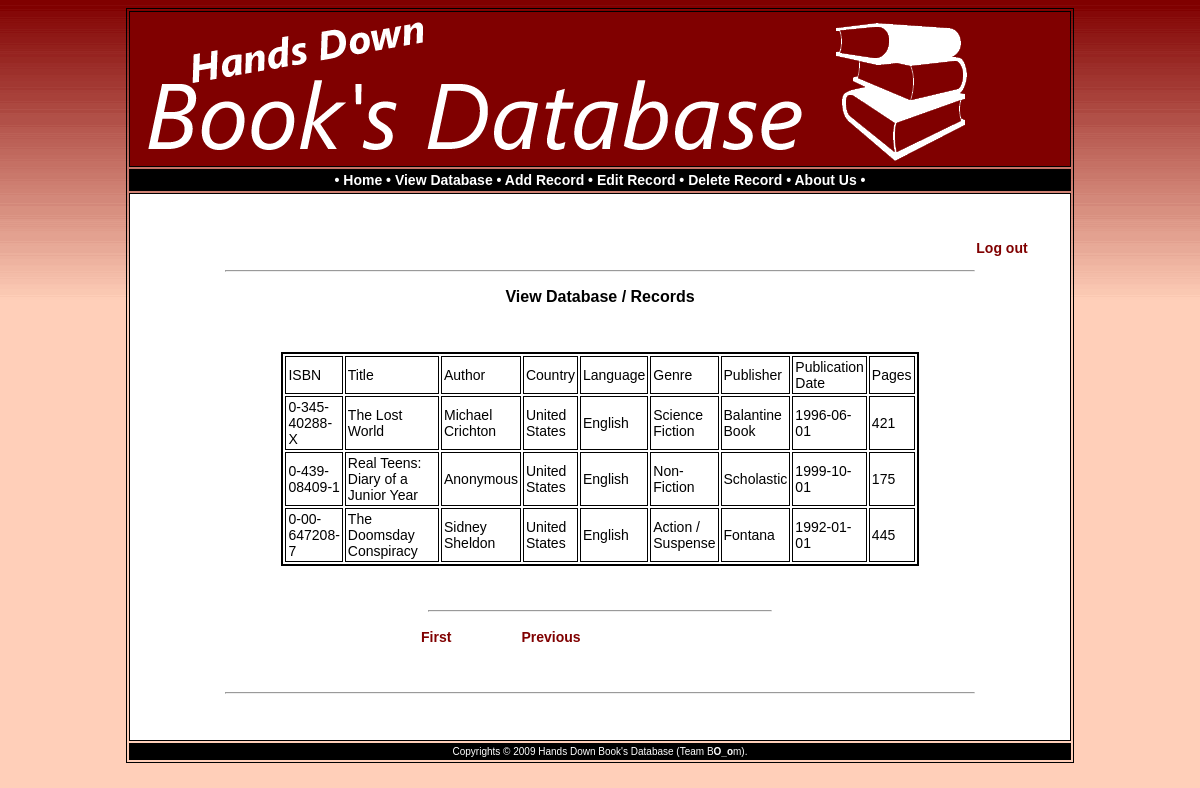
The app's page /hdbdb/viewdatabase.php?pageNum_Recordset1=1&totalRows_Recordset1=7 (signed in) with its own data.
### tables this page shows
CREATE TABLE IF NOT EXISTS `book_information` (
  `ISBN` varchar(50) NOT NULL,
  `Title` varchar(50) NOT NULL,
  `Author` varchar(50) NOT NULL,
  `Country` varchar(50) NOT NULL,
  `Language` varchar(50) NOT NULL,
  `Genre` varchar(50) NOT NULL,
  `Publisher` varchar(50) NOT NULL,
  `Publication_Date` varchar(100) NOT NULL,
  `Pages` varchar(50) NOT NULL,
  UNIQUE KEY `ISBN` (`ISBN`)
);

### hdbdb/viewdatabase.php (the view, shortened to what this page needs)
<?php require_once('Connections/Connection.php'); ?>
<?php
$logoutAction = $_SERVER['PHP_SELF']."?doLogout=true";
if ((isset($_SERVER['QUERY_STRING'])) && ($_SERVER['QUERY_STRING'] != "")){
  $logoutAction .="&". htmlentities($_SERVER['QUERY_STRING']);
}
?>
<?php
$currentPage = $_SERVER["PHP_SELF"];
$maxRows_Recordset1 = 4;
$pageNum_Recordset1 = 0;
if (isset($_GET['pageNum_Recordset1'])) {
  $pageNum_Recordset1 = $_GET['pageNum_Recordset1'];
}
$startRow_Recordset1 = $pageNum_Recordset1 * $maxRows_Recordset1;
$query_Recordset1 = "SELECT * FROM book_information";
$query_limit_Recordset1 = sprintf("%s LIMIT %d, %d", $query_Recordset1, $startRow_Recordset1, $maxRows_Recordset1);
$Recordset1 = mysql_query($query_limit_Recordset1, $Connection) or die(mysql_error());
$row_Recordset1 = mysql_fetch_assoc($Recordset1);
if (isset($_GET['totalRows_Recordset1'])) {
  $totalRows_Recordset1 = $_GET['totalRows_Recordset1'];
} else {
  $all_Recordset1 = mysql_query($query_Recordset1);
  $totalRows_Recordset1 = mysql_num_rows($all_Recordset1);
}
$totalPages_Recordset1 = ceil($totalRows_Recordset1/$maxRows_Recordset1)-1;
$queryString_Recordset1 = "";
$queryString_Recordset1 = sprintf("&totalRows_Recordset1=%d%s", $totalRows_Recordset1, $queryString_Recordset1);
?><!DOCTYPE html PUBLIC "-//W3C//DTD XHTML 1.0 Transitional//EN" "http://www.w3.org/TR/xhtml1/DTD/xhtml1-transitional.dtd">
<html xmlns="http://www.w3.org/1999/xhtml">
<head>
</head>
<body>
<table width="80%" border="1" align="center" cellpadding="2" bordercolor="#000000">
  <tr>
    <td bgcolor="#800000"><img src="images/head.gif" width="900" height="150" /></td>
  </tr>
  <tr>
    <td bgcolor="#000000" class="linksbar"><div align="center" class="style2">&bull; <a href="home.php">Home</a> &bull; <a href="viewdatabase.php">View Database</a> &bull; <a href="addrecord.php">Add Record</a> &bull; <a href="editrecord.php">Edit Record</a> &bull; <a href="deleterecord.php">Delete Record</a> &bull; <a href="aboutus.php">About Us</a> &bull;</div>     </td>
  </tr>
  <tr>
    <td bgcolor="#FFFFFF"><div align="center">
      <p>&nbsp;</p>
      <blockquote>
        <p align="right">&nbsp;<a href="<?php echo $logoutAction ?>" class="style7">Log out</a></p>
      </blockquote>
      <hr align="center" width="80%" />
      <p align="center" class="style6">View Database / Records </p>
      <p>&nbsp;</p>
        <table width="90" border="2" align="center" cellpadding="2" cellspacing="2" bordercolor="#000000">
        <tr>
          <td>ISBN</td>
          <td>Title&nbsp;&nbsp;&nbsp;&nbsp;&nbsp;&nbsp;&nbsp;&nbsp;&nbsp;&nbsp;&nbsp;&nbsp;&nbsp;&nbsp;&nbsp;&nbsp;</td>
          <td>Author</td>
          <td>Country</td>
          <td>Language</td>
          <td>Genre</td>
          <td>Publisher</td>
          <td>Publication Date</td>
          <td>Pages</td>
        </tr>
        <?php do { ?>
          <tr>
            <td><?php echo $row_Recordset1['ISBN']; ?></td>
            <td><?php echo $row_Recordset1['Title']; ?></td>
            <td><?php echo $row_Recordset1['Author']; ?></td>
            <td><?php echo $row_Recordset1['Country']; ?></td>
            <td><?php echo $row_Recordset1['Language']; ?></td>
            <td><?php echo $row_Recordset1['Genre']; ?></td>
            <td><?php echo $row_Recordset1['Publisher']; ?></td>
            <td><?php echo $row_Recordset1['Publication_Date']; ?></td>
            <td><?php echo $row_Recordset1['Pages']; ?></td>
          </tr>
          <?php } while ($row_Recordset1 = mysql_fetch_assoc($Recordset1)); ?>
      </table>
      <blockquote>
        <p align="center">&nbsp;</p>
        <hr align="center" width="40%" />
        <p align="center">
        <table border="0" width="50%" align="center">
          <tr>
            <td width="23%" align="center"><?php if ($pageNum_Recordset1 > 0) {  ?>
                  <strong><a href="<?php printf("%s?pageNum_Recordset1=%d%s", $currentPage, 0, $queryString_Recordset1); ?>">First</a>
                  <?php }  ?>
                    </strong></td>
            <td width="31%" align="center"><?php if ($pageNum_Recordset1 > 0) {  ?>
                  <strong><a href="<?php printf("%s?pageNum_Recordset1=%d%s", $currentPage, max(0, $pageNum_Recordset1 - 1), $queryString_Recordset1); ?>">Previous</a>
                  <?php }  ?>
                    </strong></td>
            <td width="23%" align="center"><?php if ($pageNum_Recordset1 < $totalPages_Recordset1) {  ?>
                  <strong><a href="<?php printf("%s?pageNum_Recordset1=%d%s", $currentPage, min($totalPages_Recordset1, $pageNum_Recordset1 + 1), $queryString_Recordset1); ?>">Next</a>
                  <?php }  ?>
                    </strong></td>
            <td width="23%" align="center"><?php if ($pageNum_Recordset1 < $totalPages_Recordset1) {  ?>
                  <strong><a href="<?php printf("%s?pageNum_Recordset1=%d%s", $currentPage, $totalPages_Recordset1, $queryString_Recordset1); ?>">Last</a>
                  <?php }  ?>
                    </strong></td>
          </tr>
        </table>
        </p>
</blockquote>
      <p>&nbsp;</p>
      <hr align="center" width="80%" />
      <p>&nbsp;</p>
    </div></td>
  </tr>
  <tr>
    <td bgcolor="#000000"><div align="center" class="style4">Copyrights &copy; 2009 Hands Down Book's Database (Team   B<strong>O_o</strong>m).</div></td>
  </tr>
</table>
</body>
</html>

### hdbdb/viewdatabase.php (style rules this page uses)
body,td,th { font-family: Verdana, Arial, Helvetica, sans-serif; font-size: 14px; }
a:link { color: #800000; text-decoration: none; }
.style2 { color: #FFFFFF; font-weight: bold; }
.style4 { color: #FFFFFF; font-size: 10px; }
.linksbar a:link { color: #FFFFFF; text-decoration: none; }
.style6 { font-size: 16px; font-weight: bold; }
.style7 { color: #F4F4F4; font-weight: bold; }

### records on screen
book_information: ISBN "0-345-40288-X", Title "The Lost World", Author "Michael Crichton", Country "United States", Language "English", Genre "Science Fiction", Publisher "Balantine Book", Publication_Date "1996-06-01", Pages "421"
book_information: ISBN "0-439-08409-1", Title "Real Teens: Diary of a Junior Year", Author "Anonymous", Country "United States", Language "English", Genre "Non-Fiction", Publisher "Scholastic", Publication_Date "1999-10-01", Pages "175"
book_information: ISBN "0-00-647208-7", Title "The Doomsday Conspiracy", Author "Sidney Sheldon", Country "United States", Language "English", Genre "Action / Suspense", Publisher "Fontana", Publication_Date "1992-01-01", Pages "445"
